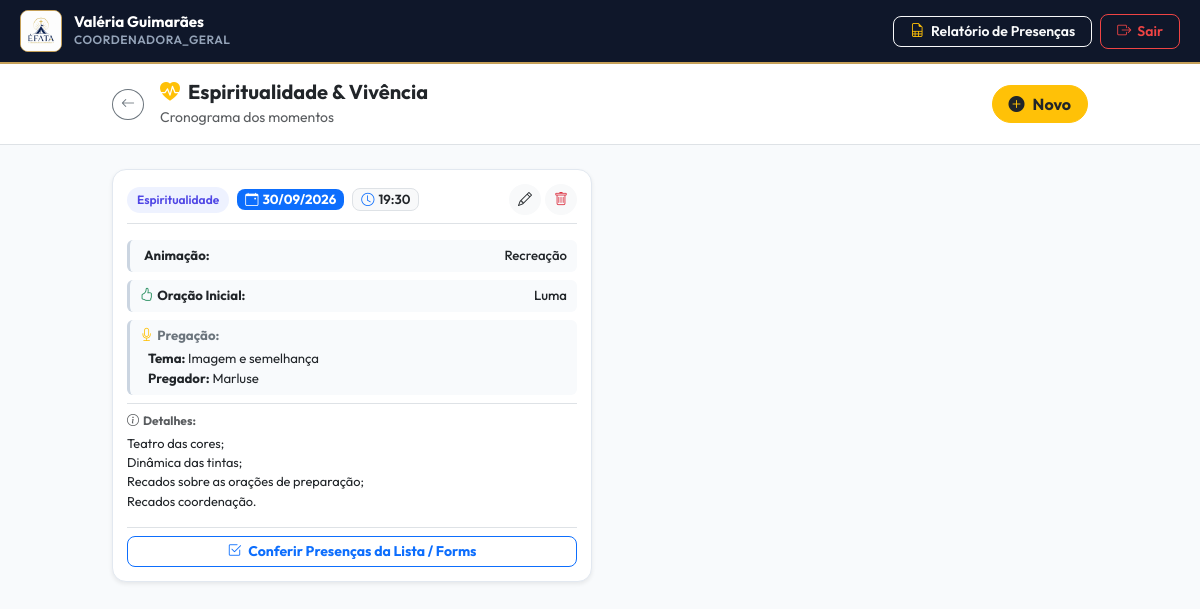
The page /espiritualidade.php?edicao_id=2 on the database its author committed.
### tables this page shows
CREATE TABLE `espiritualidades` (
  `id` int(11) NOT NULL,
  `edicao_id` int(11) DEFAULT NULL,
  `tipo` varchar(50) NOT NULL,
  `data_momento` date DEFAULT NULL,
  `horario_momento` time DEFAULT NULL,
  `animacao_responsavel` varchar(255) DEFAULT NULL,
  `oracao_inicial_responsavel` varchar(255) DEFAULT NULL,
  `pregacao_tema` varchar(255) DEFAULT NULL,
  `pregacao_pregador` varchar(255) DEFAULT NULL,
  `detalhes` text DEFAULT NULL,
  `created_at` timestamp NOT NULL DEFAULT current_timestamp()
);

### espiritualidade.php (the view, shortened to what this page needs)
<?php
require_once 'config/database.php';
$nome_usuario = $_SESSION['usuario_nome'] ?? $_SESSION['nome'] ?? 'Valéria Guimarães';
$perfil       = $_SESSION['usuario_perfil'] ?? $_SESSION['perfil'] ?? 'COORDENADORA_GERAL';
$edicao_id_param = isset($_GET['edicao_id']) ? intval($_GET['edicao_id']) : 0;
$modalidade_id_param = isset($_GET['modalidade_id']) ? intval($_GET['modalidade_id']) : 0;
$sql = "SELECT * FROM espiritualidades WHERE 1=1";
if ($edicao_id_param > 0) {
    $sql .= " AND (edicao_id = {$edicao_id_param} OR edicao_id IS NULL OR edicao_id = 0)";
}
$sql .= " ORDER BY data_momento ASC, horario_momento ASC, id DESC";
$res = $conn->query($sql);
$lista_espiritualidades = $res ? $res->fetch_all(MYSQLI_ASSOC) : [];
?>
<!DOCTYPE html>
<html lang="pt-br">
<head>
    <link href="https://cdn.jsdelivr.net/npm/bootstrap@5.3.0/dist/css/bootstrap.min.css" rel="stylesheet">
    <link rel="stylesheet" href="https://cdn.jsdelivr.net/npm/bootstrap-icons@1.11.0/font/bootstrap-icons.css">
</head>
<body>
    <nav class="navbar navbar-expand-lg navbar-custom sticky-top no-print">
        <div class="container-fluid p-0">
            <div class="user-profile-container">
                <div class="logo-box">
                    <img src="./uploads/logos/logoefata.png" alt="Logo" onerror="this.onerror=null; this.src='https://via.placeholder.com/40';">
                </div>
                <div class="user-info-text">
                    <div class="user-name"><?= htmlspecialchars($nome_usuario) ?></div>
                    <div class="user-role"><?= htmlspecialchars($perfil) ?></div>
                </div>
            </div>
            <div class="d-flex align-items-center gap-2 ms-auto">
                <button class="btn btn-outline-light btn-sm rounded-3 fw-semibold px-3" data-bs-toggle="modal" data-bs-target="#modalRelatorioGeral">
                    <i class="bi bi-file-earmark-spreadsheet me-1 text-warning"></i> Relatório de Presenças
                </button>
                <a href="logout.php" class="btn-nav-outline-red">
                    <i class="bi bi-box-arrow-right"></i> Sair
                </a>
            </div>
        </div>
    </nav>
    <div class="bg-white border-bottom py-3 no-print">
        <div class="container d-flex align-items-center justify-content-between" style="max-width: 1000px;">
            <div class="d-flex align-items-center gap-3">
                <?php if ($edicao_id_param > 0): ?>
                    <a href="edicao-detalhes.php?edicao_id=<?= $edicao_id_param ?>&modalidade_id=<?= $modalidade_id_param ?>" class="btn btn-sm btn-outline-secondary rounded-circle">
                        <i class="bi bi-arrow-left"></i>
                    </a>
                <?php endif; ?>
                <div>
                    <h5 class="fw-bold m-0 text-dark"><i class="bi bi-heart-pulse-fill text-warning me-2"></i>Espiritualidade & Vivência</h5>
                    <small class="text-muted">Cronograma dos momentos</small>
                </div>
            </div>
            <button class="btn btn-warning rounded-pill px-3 fw-bold text-dark d-flex align-items-center gap-2" onclick="abrirModalForm()">
                <i class="bi bi-plus-circle-fill"></i> Novo
            </button>
        </div>
    </div>
    <main class="container py-4" style="max-width: 1000px;">
        <?php if (empty($lista_espiritualidades)): ?>
            <div class="text-center py-5 bg-white rounded-4 border p-4 shadow-sm no-print">
                <i class="bi bi-journal-x display-3 text-muted d-block mb-3"></i>
                <h5 class="fw-bold text-dark">Nenhum momento cadastrado</h5>
                <p class="text-muted small">Clique no botão "Novo" acima para criar uma Espiritualidade ou Vivência.</p>
            </div>
        <?php else: ?>
            <div class="row row-cols-1 row-cols-md-2 g-3">
                <?php foreach ($lista_espiritualidades as $item): ?>
                    <?php
                    $tipo_lc = strtolower($item['tipo']);
                    $is_vivencia = ($tipo_lc === 'vivência' OR $tipo_lc === 'vivencia');
                    $badge_class = $is_vivencia ? 'badge-vivencia' : 'badge-espiritualidade';
                    $data_formatada = !empty($item['data_momento']) ? date('d/m/Y', strtotime($item['data_momento'])) : 'Sem data';
                    $hora_formatada = !empty($item['horario_momento']) ? date('H:i', strtotime($item['horario_momento'])) : 'Sem horário';
                    $json_item = htmlspecialchars(json_encode($item), ENT_QUOTES, 'UTF-8');
                    ?>
                    <div class="col">
                        <div class="card-espiritualidade shadow-sm">
                            <div>
                                <div class="d-flex align-items-center justify-content-between mb-3 border-bottom pb-2">
                                    <div class="d-flex align-items-center gap-2 flex-wrap">
                                        <span class="badge-tipo <?= $badge_class ?>"><?= htmlspecialchars($item['tipo']) ?></span>
                                        <span class="badge bg-primary text-white fw-bold px-2 py-1 rounded-3" style="font-size: 0.825rem;">
                                            <i class="bi bi-calendar-event me-1"></i><?= $data_formatada ?>
                                        </span>
                                        <span class="badge bg-light text-dark border fw-semibold px-2 py-1 rounded-3" style="font-size: 0.825rem;">
                                            <i class="bi bi-clock me-1 text-primary"></i><?= $hora_formatada ?>
                                        </span>
                                    </div>
                                    <div class="d-flex align-items-center gap-1 no-print">
                                        <button type="button" class="btn btn-sm btn-light rounded-circle p-1 px-2" title="Editar" onclick='abrirModalForm(<?= $json_item ?>)'>
                                            <i class="bi bi-pencil text-dark"></i>
                                        </button>
                                        <form method="POST" action="espiritualidade.php?edicao_id=<?= $edicao_id_param ?>&modalidade_id=<?= $modalidade_id_param ?>" onsubmit="return confirm('Tem certeza que deseja excluir este momento?');" class="d-inline">
                                            <button type="submit" class="btn btn-sm btn-light rounded-circle text-danger p-1 px-2" title="Excluir">
                                                <i class="bi bi-trash"></i>
                                            </button>
                                        </form>
                                    </div>
                                </div>
                                <div class="d-flex flex-column gap-2">
                                    <?php if (!empty($item['animacao_responsavel'])): ?>
                                        <div class="item-ordem d-flex justify-content-between align-items-center">
                                            <span><i class="bi bi-music-note-beaming text-primary me-1"></i><strong>Animação:</strong></span>
                                            <span class="text-dark fw-medium"><?= htmlspecialchars($item['animacao_responsavel']) ?></span>
                                        </div>
                                    <?php endif; ?>
                                    <?php if (!empty($item['oracao_inicial_responsavel'])): ?>
                                        <div class="item-ordem d-flex justify-content-between align-items-center">
                                            <span><i class="bi bi-hand-thumbs-up text-success me-1"></i><strong>Oração Inicial:</strong></span>
                                            <span class="text-dark fw-medium"><?= htmlspecialchars($item['oracao_inicial_responsavel']) ?></span>
                                        </div>
                                    <?php endif; ?>
                                    <?php if (!$is_vivencia): ?>
                                        <?php if (!empty($item['pregacao_tema']) OR !empty($item['pregacao_pregador'])): ?>
                                            <div class="item-ordem">
                                                <div class="fw-bold text-secondary mb-1"><i class="bi bi-mic text-warning me-1"></i>Pregação:</div>
                                                <div class="ps-2">
                                                    <?php if (!empty($item['pregacao_tema'])): ?>
                                                        <div><strong>Tema:</strong> <?= htmlspecialchars($item['pregacao_tema']) ?></div>
                                                    <?php endif; ?>
                                                    <?php if (!empty($item['pregacao_pregador'])): ?>
                                                        <div><strong>Pregador:</strong> <?= htmlspecialchars($item['pregacao_pregador']) ?></div>
                                                    <?php endif; ?>
                                                </div>
                                            </div>
                                        <?php endif; ?>
                                    <?php endif; ?>
                                </div>
                            </div>
                            <?php if (!empty($item['detalhes'])): ?>
                                <div class="mt-2 pt-2 border-top">
                                    <small class="text-muted d-block mb-1" style="font-size: 0.75rem;"><strong><i class="bi bi-info-circle me-1"></i>Detalhes:</strong></small>
                                    <p class="small text-dark m-0" style="white-space: pre-line; font-size: 0.8rem;"><?= htmlspecialchars($item['detalhes']) ?></p>
                                </div>
                            <?php endif; ?>
                            <div class="mt-3 pt-2 border-top no-print">
                                <button class="btn btn-outline-primary btn-sm w-100 rounded-3 fw-bold" onclick="abrirModalChamada(<?= $item['id'] ?>, '<?= htmlspecialchars($item['tipo']) ?> - <?=$data_formatada ?>')">
                                    <i class="bi bi-check2-square me-1"></i> Conferir Presenças da Lista / Forms
                                </button>
                            </div>
                        </div>
                    </div>
                <?php endforeach; ?>
            </div>
        <?php endif; ?>
    </main>
</body>
</html>

### espiritualidade.php (style rules this page uses)
:root { --efata-dark: #0F172A; --efata-gold: #C5A059; --efata-bg: #F8FAFC; }
body { font-family: 'Outfit', sans-serif; background-color: var(--efata-bg); }
.navbar-custom { background-color: var(--efata-dark); padding: 10px 20px; border-bottom: 2px solid var(--efata-gold); }
.user-profile-container { display: flex; align-items: center; gap: 12px; }
.logo-box { width: 42px; height: 42px; background: #fff; border-radius: 8px; border: 1px solid var(--efata-gold); display: flex; align-items: center; justify-content: center; overflow: hidden; }
.logo-box img { max-width: 100%; max-height: 100%; object-fit: contain; }
.user-info-text { display: flex; flex-direction: column; }
.user-name { color: #ffffff; font-weight: 700; font-size: 0.95rem; line-height: 1.2; }
.user-role { color: #94A3B8; font-size: 0.75rem; font-weight: 600; text-transform: uppercase; letter-spacing: 0.5px; }
.btn-nav-outline-red { color: #EF4444; border: 1px solid #EF4444; background: transparent; padding: 6px 16px; border-radius: 8px; font-size: 0.875rem; font-weight: 600; text-decoration: none; display: inline-flex; align-items: center; gap: 6px; }
.card-espiritualidade { background: #fff; border-radius: 14px; border: 1px solid #E2E8F0; padding: 14px; transition: all 0.2s; height: 100%; display: flex; flex-direction: column; justify-content: space-between; }
.badge-tipo { font-size: 0.75rem; font-weight: 600; padding: 4px 10px; border-radius: 20px; }
.badge-espiritualidade { background-color: #EEF2FF; color: #4F46E5; }
.item-ordem { padding: 6px 10px; background-color: #F8FAFC; border-radius: 6px; border-left: 3px solid #CBD5E1; font-size: 0.825rem; }

### rows shown on the page
espiritualidades: tipo "Espiritualidade", data_momento "30/09/2026", horario_momento "19:30", animacao_responsavel "Recreação", oracao_inicial_responsavel "Luma", pregacao_tema "Imagem e semelhança", pregacao_pregador "Marluse", detalhes "Teatro das cores; Dinâmica das tintas; Recados sobre as orações de preparação; Recados coordenação."

### other values the page prints
$nome_usuario "Valéria Guimarães"
$perfil "COORDENADORA_GERAL"
